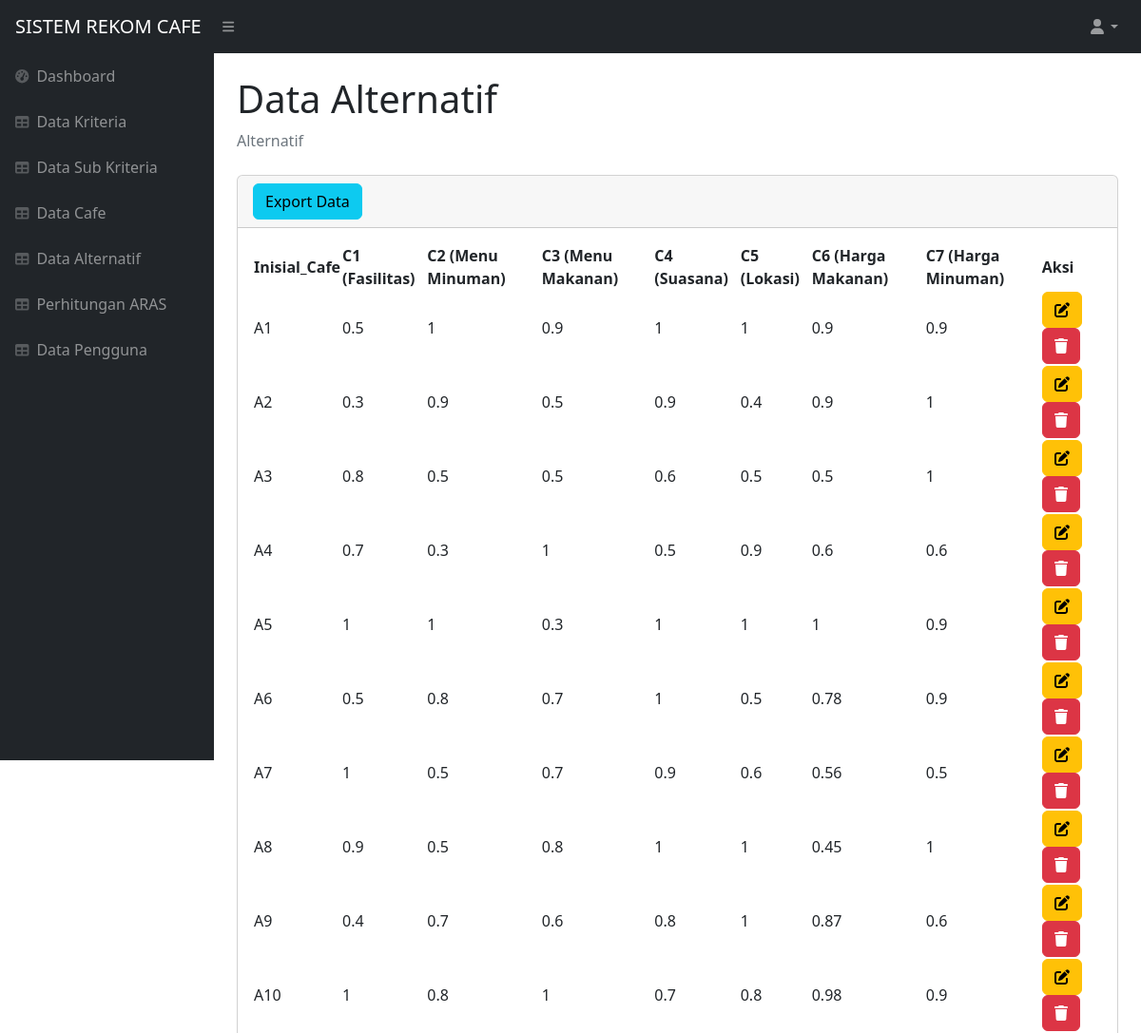
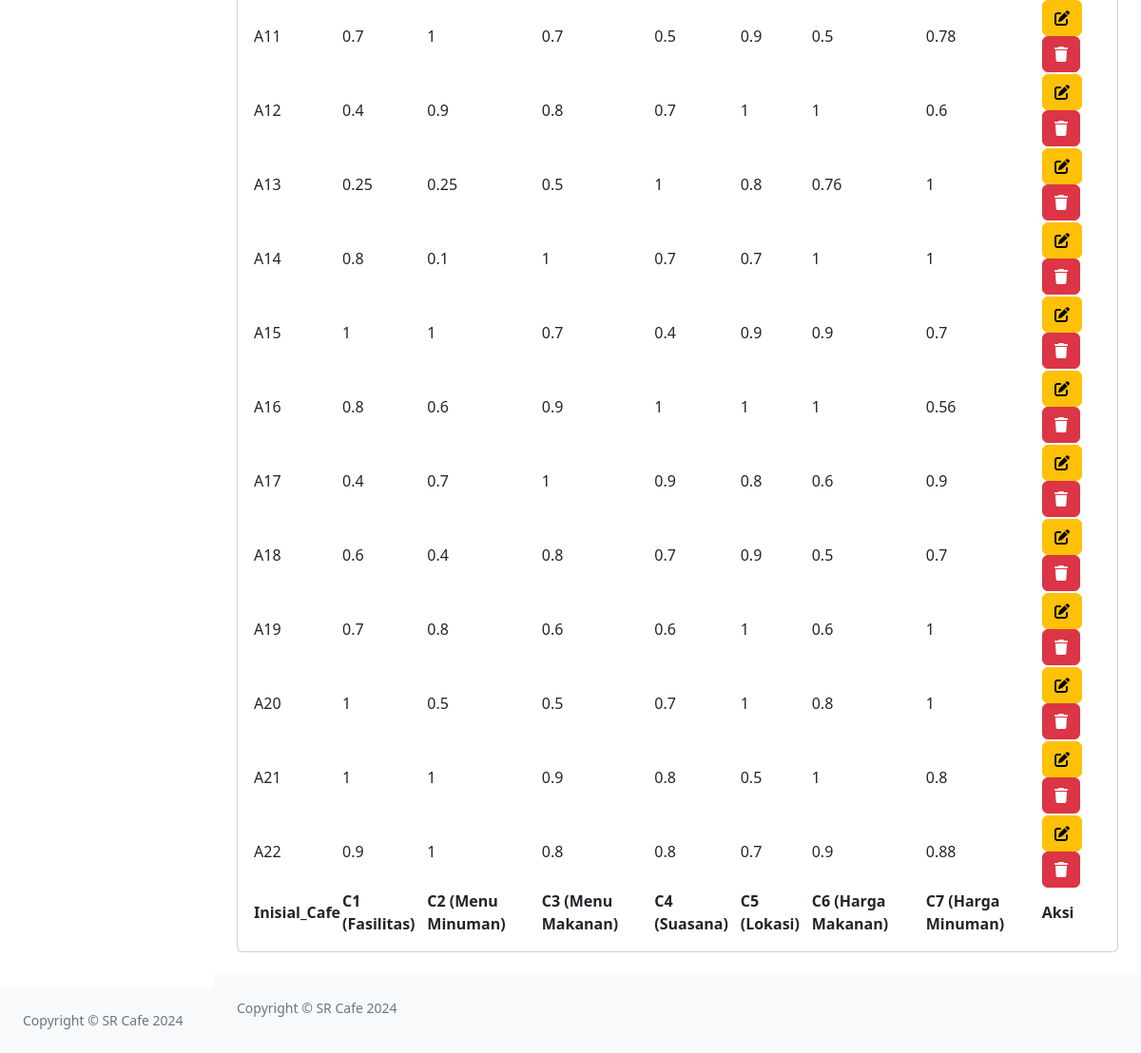
Screenshot of /index.php?page=data_alternatif (signed in) with the database file from the repository (2 pictures, top to bottom).
### tables this page shows
CREATE TABLE IF NOT EXISTS `alternatif` (
  `id_alternatif` int(11) NOT NULL AUTO_INCREMENT,
  `cafe_id` int(11) NOT NULL,
  `fasilitas` float NOT NULL,
  `menu_minuman` float NOT NULL,
  `menu_makanan` float NOT NULL,
  `suasana` float NOT NULL,
  `lokasi` float NOT NULL,
  `harga_minuman` float NOT NULL,
  `harga_makanan` float NOT NULL,
  PRIMARY KEY (`id_alternatif`) USING BTREE,
  KEY `cafe_id` (`cafe_id`),
  CONSTRAINT `cafe_id` FOREIGN KEY (`cafe_id`) REFERENCES `cafes` (`id_cafe`) ON UPDATE CASCADE
);

CREATE TABLE IF NOT EXISTS `cafes` (
  `id_cafe` int(11) NOT NULL AUTO_INCREMENT,
  `nm_cafe` varchar(100) DEFAULT NULL,
  `inisial_cafe` varchar(100) DEFAULT NULL,
  `alamat` varchar(100) DEFAULT NULL,
  `deskripsi` text,
  PRIMARY KEY (`id_cafe`) USING BTREE
);

### dt_alternatif.php (the view, shortened to what this page needs)
<?php
require 'proses/koneksi.php';
?>
<h1 class="mt-4">Data Alternatif</h1>
<ol class="breadcrumb mb-4">
    <li class="breadcrumb-item active">Alternatif</li>
</ol>
<div class="card mb-4">
    <div class="card-header">
        <a href="proses/exdater.php" target="_blank" class="btn btn-info">Export Data</a>
    </div>
    <div class="card-body">
        <table id="datatablesSimple">
            <thead>
                <th>Inisial_Cafe</th>
                <th>C1 (Fasilitas)</th>
                <th>C2 (Menu Minuman)</th>
                <th>C3 (Menu Makanan)</th>
                <th>C4 (Suasana)</th>
                <th>C5 (Lokasi)</th>
                <th>C6 (Harga Makanan)</th>
                <th>C7 (Harga Minuman)</th>
                <th>Aksi </th>
            </thead>
            <tfoot>
                <tr>
                    <th>Inisial_Cafe</th>
                    <th>C1 (Fasilitas)</th>
                    <th>C2 (Menu Minuman)</th>
                    <th>C3 (Menu Makanan)</th>
                    <th>C4 (Suasana)</th>
                    <th>C5 (Lokasi)</th>
                    <th>C6 (Harga Makanan)</th>
                    <th>C7 (Harga Minuman)</th>
                    <th>Aksi</th>
                </tr>
            </tfoot>
            <tbody>
                <?php
                $ambilsemuadata = mysqli_query($conn, "SELECT * FROM alternatif sa JOIN cafes c ON c.id_cafe = sa.cafe_id");
                while ($data = mysqli_fetch_array($ambilsemuadata)) {
                    $id_alternatif = $data['id_alternatif'];
                    $inisial_cafe = $data['inisial_cafe'];
                    $fasilitas = $data['fasilitas'];
                    $menu_minuman = $data['menu_minuman'];
                    $menu_makanan = $data['menu_makanan'];
                    $suasana = $data['suasana'];
                    $lokasi = $data['lokasi'];
                    $harga_makanan = $data['harga_makanan'];
                    $harga_minuman = $data['harga_minuman'];
                ?>
                    <tr>
                        <td><?= $inisial_cafe; ?></td>
                        <td><?= $fasilitas; ?></td>
                        <td><?= $menu_minuman; ?></td>
                        <td><?= $menu_makanan; ?></td>
                        <td><?= $suasana; ?></td>
                        <td><?= $lokasi; ?></td>
                        <td><?= $harga_makanan; ?></td>
                        <td><?= $harga_minuman; ?></td>
                        <td>
                            <button type="button" class="btn btn-warning" data-bs-toggle="modal" data-bs-target="#ModalEdit<?= $id_alternatif; ?>"><i class="fa-solid fa-pen-to-square"></i></button>
                            <button type="button" class="btn btn-danger" data-bs-toggle="modal" data-bs-target="#ModalHapus<?= $id_alternatif; ?>"><i class="fa-solid fa-trash"></i></button>
                        </td>
                    </tr>
                <?php
                }
                ?>
            </tbody>
        </table>
    </div>
</div>
</div>
</main>
<footer class="py-4 bg-light mt-auto">
    <div class="container-fluid px-4">
        <div class="d-flex align-items-center justify-content-between small">
            <div class="text-muted">Copyright &copy; SR Cafe 2024</div>
        </div>
    </div>
</footer>
</div>
</div>
</body>
</html>

### rows the page displays
alternatif: cafe.inisial_cafe "A1", fasilitas "0.5", menu_minuman "1", menu_makanan "0.9", suasana "1", lokasi "1", harga_makanan "0.9", harga_minuman "0.9"
alternatif: cafe.inisial_cafe "A2", fasilitas "0.3", menu_minuman "0.9", menu_makanan "0.5", suasana "0.9", lokasi "0.4", harga_makanan "0.9", harga_minuman "1"
alternatif: cafe.inisial_cafe "A3", fasilitas "0.8", menu_minuman "0.5", menu_makanan "0.5", suasana "0.6", lokasi "0.5", harga_makanan "0.5", harga_minuman "1"
alternatif: cafe.inisial_cafe "A4", fasilitas "0.7", menu_minuman "0.3", menu_makanan "1", suasana "0.5", lokasi "0.9", harga_makanan "0.6", harga_minuman "0.6"
alternatif: cafe.inisial_cafe "A5", fasilitas "1", menu_minuman "1", menu_makanan "0.3", suasana "1", lokasi "1", harga_makanan "1", harga_minuman "0.9"
alternatif: cafe.inisial_cafe "A6", fasilitas "0.5", menu_minuman "0.8", menu_makanan "0.7", suasana "1", lokasi "0.5", harga_makanan "0.78", harga_minuman "0.9"
alternatif: cafe.inisial_cafe "A7", fasilitas "1", menu_minuman "0.5", menu_makanan "0.7", suasana "0.9", lokasi "0.6", harga_makanan "0.56", harga_minuman "0.5"
alternatif: cafe.inisial_cafe "A8", fasilitas "0.9", menu_minuman "0.5", menu_makanan "0.8", suasana "1", lokasi "1", harga_makanan "0.45", harga_minuman "1"
alternatif: cafe.inisial_cafe "A9", fasilitas "0.4", menu_minuman "0.7", menu_makanan "0.6", suasana "0.8", lokasi "1", harga_makanan "0.87", harga_minuman "0.6"
alternatif: cafe.inisial_cafe "A10", fasilitas "1", menu_minuman "0.8", menu_makanan "1", suasana "0.7", lokasi "0.8", harga_makanan "0.98", harga_minuman "0.9"
alternatif: cafe.inisial_cafe "A11", fasilitas "0.7", menu_minuman "1", menu_makanan "0.7", suasana "0.5", lokasi "0.9", harga_makanan "0.5", harga_minuman "0.78"
alternatif: cafe.inisial_cafe "A12", fasilitas "0.4", menu_minuman "0.9", menu_makanan "0.8", suasana "0.7", lokasi "1", harga_makanan "1", harga_minuman "0.6"
alternatif: cafe.inisial_cafe "A13", fasilitas "0.25", menu_minuman "0.25", menu_makanan "0.5", suasana "1", lokasi "0.8", harga_makanan "0.76", harga_minuman "1"
alternatif: cafe.inisial_cafe "A14", fasilitas "0.8", menu_minuman "0.1", menu_makanan "1", suasana "0.7", lokasi "0.7", harga_makanan "1", harga_minuman "1"
alternatif: cafe.inisial_cafe "A15", fasilitas "1", menu_minuman "1", menu_makanan "0.7", suasana "0.4", lokasi "0.9", harga_makanan "0.9", harga_minuman "0.7"
alternatif: cafe.inisial_cafe "A16", fasilitas "0.8", menu_minuman "0.6", menu_makanan "0.9", suasana "1", lokasi "1", harga_makanan "1", harga_minuman "0.56"
alternatif: cafe.inisial_cafe "A17", fasilitas "0.4", menu_minuman "0.7", menu_makanan "1", suasana "0.9", lokasi "0.8", harga_makanan "0.6", harga_minuman "0.9"
alternatif: cafe.inisial_cafe "A18", fasilitas "0.6", menu_minuman "0.4", menu_makanan "0.8", suasana "0.7", lokasi "0.9", harga_makanan "0.5", harga_minuman "0.7"
alternatif: cafe.inisial_cafe "A19", fasilitas "0.7", menu_minuman "0.8", menu_makanan "0.6", suasana "0.6", lokasi "1", harga_makanan "0.6", harga_minuman "1"
alternatif: cafe.inisial_cafe "A20", fasilitas "1", menu_minuman "0.5", menu_makanan "0.5", suasana "0.7", lokasi "1", harga_makanan "0.8", harga_minuman "1"
alternatif: cafe.inisial_cafe "A21", fasilitas "1", menu_minuman "1", menu_makanan "0.9", suasana "0.8", lokasi "0.5", harga_makanan "1", harga_minuman "0.8"
alternatif: cafe.inisial_cafe "A22", fasilitas "0.9", menu_minuman "1", menu_makanan "0.8", suasana "0.8", lokasi "0.7", harga_makanan "0.9", harga_minuman "0.88"
